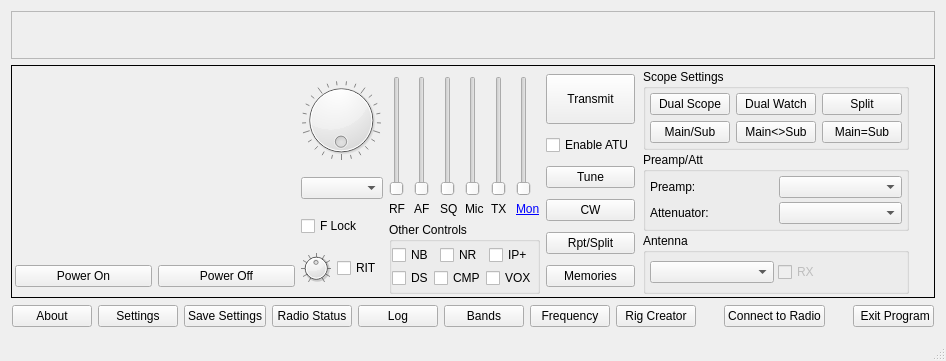
<?xml version="1.0" encoding="UTF-8"?>
<ui version="4.0">
 <class>wfmain</class>
 <widget class="QMainWindow" name="wfmain">
  <property name="geometry">
   <rect>
    <x>0</x>
    <y>0</y>
    <width>946</width>
    <height>361</height>
   </rect>
  </property>
  <property name="acceptDrops">
   <bool>true</bool>
  </property>
  <property name="windowTitle">
   <string>wfmain</string>
  </property>
  <widget class="QWidget" name="centralWidget">
   <layout class="QVBoxLayout" name="verticalLayout">
    <item>
     <widget class="QFrame" name="scopeVFOGroup">
      <property name="sizePolicy">
       <sizepolicy hsizetype="Preferred" vsizetype="Preferred">
        <horstretch>0</horstretch>
        <verstretch>0</verstretch>
       </sizepolicy>
      </property>
      <property name="frameShape">
       <enum>QFrame::Shape::StyledPanel</enum>
      </property>
      <property name="frameShadow">
       <enum>QFrame::Shadow::Raised</enum>
      </property>
      <layout class="QVBoxLayout" name="scopeVFOLayout">
       <property name="spacing">
        <number>0</number>
       </property>
       <property name="leftMargin">
        <number>0</number>
       </property>
       <property name="topMargin">
        <number>0</number>
       </property>
       <property name="rightMargin">
        <number>0</number>
       </property>
       <property name="bottomMargin">
        <number>0</number>
       </property>
       <item>
        <layout class="QVBoxLayout" name="vfoLayout">
         <property name="spacing">
          <number>0</number>
         </property>
         <property name="leftMargin">
          <number>0</number>
         </property>
         <property name="topMargin">
          <number>0</number>
         </property>
         <property name="rightMargin">
          <number>0</number>
         </property>
         <property name="bottomMargin">
          <number>0</number>
         </property>
        </layout>
       </item>
      </layout>
     </widget>
    </item>
    <item>
     <widget class="QFrame" name="mainGroup">
      <property name="sizePolicy">
       <sizepolicy hsizetype="Preferred" vsizetype="Fixed">
        <horstretch>0</horstretch>
        <verstretch>0</verstretch>
       </sizepolicy>
      </property>
      <property name="frameShape">
       <enum>QFrame::Shape::Box</enum>
      </property>
      <property name="frameShadow">
       <enum>QFrame::Shadow::Plain</enum>
      </property>
      <property name="lineWidth">
       <number>1</number>
      </property>
      <property name="midLineWidth">
       <number>0</number>
      </property>
      <layout class="QVBoxLayout" name="verticalLayout_2">
       <property name="spacing">
        <number>2</number>
       </property>
       <property name="leftMargin">
        <number>3</number>
       </property>
       <property name="topMargin">
        <number>3</number>
       </property>
       <property name="rightMargin">
        <number>3</number>
       </property>
       <property name="bottomMargin">
        <number>3</number>
       </property>
       <item>
        <layout class="QHBoxLayout" name="horizontalLayout_2">
         <item>
          <layout class="QVBoxLayout" name="metersVerticalLayout">
           <property name="leftMargin">
            <number>0</number>
           </property>
           <item>
            <layout class="QVBoxLayout" name="meterLayout">
             <property name="spacing">
              <number>0</number>
             </property>
             <property name="topMargin">
              <number>0</number>
             </property>
             <property name="bottomMargin">
              <number>0</number>
             </property>
             <item>
              <widget class="meter" name="meterSPoWidget" native="true">
               <property name="sizePolicy">
                <sizepolicy hsizetype="Preferred" vsizetype="Fixed">
                 <horstretch>0</horstretch>
                 <verstretch>0</verstretch>
                </sizepolicy>
               </property>
               <property name="minimumSize">
                <size>
                 <width>280</width>
                 <height>30</height>
                </size>
               </property>
               <property name="maximumSize">
                <size>
                 <width>16777215</width>
                 <height>60</height>
                </size>
               </property>
              </widget>
             </item>
             <item>
              <widget class="meter" name="meter2Widget" native="true">
               <property name="sizePolicy">
                <sizepolicy hsizetype="Preferred" vsizetype="Fixed">
                 <horstretch>0</horstretch>
                 <verstretch>0</verstretch>
                </sizepolicy>
               </property>
               <property name="minimumSize">
                <size>
                 <width>280</width>
                 <height>30</height>
                </size>
               </property>
               <property name="maximumSize">
                <size>
                 <width>16777215</width>
                 <height>60</height>
                </size>
               </property>
              </widget>
             </item>
             <item>
              <widget class="meter" name="meter3Widget" native="true">
               <property name="minimumSize">
                <size>
                 <width>0</width>
                 <height>30</height>
                </size>
               </property>
               <property name="maximumSize">
                <size>
                 <width>16777215</width>
                 <height>60</height>
                </size>
               </property>
              </widget>
             </item>
            </layout>
           </item>
           <item>
            <layout class="QHBoxLayout" name="horizontalLayout_27">
             <item>
              <widget class="QPushButton" name="rigPowerOnBtn">
               <property name="focusPolicy">
                <enum>Qt::FocusPolicy::NoFocus</enum>
               </property>
               <property name="toolTip">
                <string>&lt;html&gt;&lt;head/&gt;&lt;body&gt;&lt;p&gt;Turns the radio on&lt;/p&gt;&lt;/body&gt;&lt;/html&gt;</string>
               </property>
               <property name="text">
                <string>Power On</string>
               </property>
              </widget>
             </item>
             <item>
              <widget class="QPushButton" name="rigPowerOffBtn">
               <property name="focusPolicy">
                <enum>Qt::FocusPolicy::NoFocus</enum>
               </property>
               <property name="toolTip">
                <string>&lt;html&gt;&lt;head/&gt;&lt;body&gt;&lt;p&gt;Turns the radio off&lt;/p&gt;&lt;/body&gt;&lt;/html&gt;</string>
               </property>
               <property name="text">
                <string>Power Off</string>
               </property>
              </widget>
             </item>
            </layout>
           </item>
          </layout>
         </item>
         <item>
          <layout class="QVBoxLayout" name="tuningLayout">
           <property name="rightMargin">
            <number>0</number>
           </property>
           <item>
            <widget class="QDial" name="freqDial">
             <property name="sizePolicy">
              <sizepolicy hsizetype="Fixed" vsizetype="Fixed">
               <horstretch>0</horstretch>
               <verstretch>0</verstretch>
              </sizepolicy>
             </property>
             <property name="minimumSize">
              <size>
               <width>60</width>
               <height>60</height>
              </size>
             </property>
             <property name="maximumSize">
              <size>
               <width>80</width>
               <height>80</height>
              </size>
             </property>
             <property name="accessibleName">
              <string>Tuning Dial</string>
             </property>
             <property name="minimum">
              <number>3000</number>
             </property>
             <property name="maximum">
              <number>4000</number>
             </property>
             <property name="singleStep">
              <number>10</number>
             </property>
             <property name="pageStep">
              <number>100</number>
             </property>
             <property name="wrapping">
              <bool>true</bool>
             </property>
             <property name="notchesVisible">
              <bool>true</bool>
             </property>
            </widget>
           </item>
           <item>
            <widget class="QComboBox" name="tuningStepCombo">
             <property name="toolTip">
              <string>Tuning Step Selection possibly. Or not...</string>
             </property>
             <property name="accessibleName">
              <string>Tuning Step Selection</string>
             </property>
             <property name="sizeAdjustPolicy">
              <enum>QComboBox::SizeAdjustPolicy::AdjustToContents</enum>
             </property>
            </widget>
           </item>
           <item>
            <widget class="QCheckBox" name="tuneLockChk">
             <property name="accessibleName">
              <string>Frequency Lock</string>
             </property>
             <property name="text">
              <string>F Lock</string>
             </property>
            </widget>
           </item>
           <item>
            <layout class="QHBoxLayout" name="horizontalLayout_25">
             <item>
              <widget class="QDial" name="ritTuneDial">
               <property name="maximumSize">
                <size>
                 <width>30</width>
                 <height>30</height>
                </size>
               </property>
               <property name="accessibleName">
                <string>R I T Dial</string>
               </property>
               <property name="minimum">
                <number>-500</number>
               </property>
               <property name="maximum">
                <number>500</number>
               </property>
               <property name="singleStep">
                <number>10</number>
               </property>
               <property name="pageStep">
                <number>50</number>
               </property>
               <property name="invertedAppearance">
                <bool>false</bool>
               </property>
               <property name="notchTarget">
                <double>10.000000000000000</double>
               </property>
               <property name="notchesVisible">
                <bool>true</bool>
               </property>
              </widget>
             </item>
             <item>
              <widget class="QCheckBox" name="ritEnableChk">
               <property name="accessibleName">
                <string>R I T Enable</string>
               </property>
               <property name="text">
                <string>RIT</string>
               </property>
              </widget>
             </item>
            </layout>
           </item>
          </layout>
         </item>
         <item>
          <layout class="QVBoxLayout" name="controlsLayout">
           <item>
            <spacer name="verticalSpacer">
             <property name="orientation">
              <enum>Qt::Orientation::Vertical</enum>
             </property>
             <property name="sizeHint" stdset="0">
              <size>
               <width>20</width>
               <height>5</height>
              </size>
             </property>
            </spacer>
           </item>
           <item>
            <layout class="QHBoxLayout" name="levelsHorizontalLayout">
             <property name="spacing">
              <number>6</number>
             </property>
             <property name="sizeConstraint">
              <enum>QLayout::SizeConstraint::SetMinimumSize</enum>
             </property>
             <property name="topMargin">
              <number>0</number>
             </property>
             <item>
              <layout class="QVBoxLayout" name="rfVerticalLayout">
               <property name="spacing">
                <number>6</number>
               </property>
               <property name="sizeConstraint">
                <enum>QLayout::SizeConstraint::SetDefaultConstraint</enum>
               </property>
               <property name="rightMargin">
                <number>0</number>
               </property>
               <item>
                <widget class="QSlider" name="rfGainSlider">
                 <property name="sizePolicy">
                  <sizepolicy hsizetype="Fixed" vsizetype="Fixed">
                   <horstretch>0</horstretch>
                   <verstretch>0</verstretch>
                  </sizepolicy>
                 </property>
                 <property name="minimumSize">
                  <size>
                   <width>0</width>
                   <height>120</height>
                  </size>
                 </property>
                 <property name="maximumSize">
                  <size>
                   <width>16777215</width>
                   <height>16777215</height>
                  </size>
                 </property>
                 <property name="toolTip">
                  <string>RX RF Gain</string>
                 </property>
                 <property name="accessibleName">
                  <string>RF Gain</string>
                 </property>
                 <property name="accessibleDescription">
                  <string>Receiver RF Gain</string>
                 </property>
                 <property name="maximum">
                  <number>255</number>
                 </property>
                 <property name="orientation">
                  <enum>Qt::Orientation::Vertical</enum>
                 </property>
                </widget>
               </item>
               <item>
                <widget class="QLabel" name="rfGainLabel">
                 <property name="minimumSize">
                  <size>
                   <width>0</width>
                   <height>0</height>
                  </size>
                 </property>
                 <property name="maximumSize">
                  <size>
                   <width>16777215</width>
                   <height>15</height>
                  </size>
                 </property>
                 <property name="text">
                  <string>RF</string>
                 </property>
                </widget>
               </item>
              </layout>
             </item>
             <item>
              <layout class="QVBoxLayout" name="afVerticalLayout">
               <property name="rightMargin">
                <number>0</number>
               </property>
               <item>
                <widget class="QSlider" name="afGainSlider">
                 <property name="sizePolicy">
                  <sizepolicy hsizetype="Fixed" vsizetype="Fixed">
                   <horstretch>0</horstretch>
                   <verstretch>0</verstretch>
                  </sizepolicy>
                 </property>
                 <property name="minimumSize">
                  <size>
                   <width>0</width>
                   <height>120</height>
                  </size>
                 </property>
                 <property name="maximumSize">
                  <size>
                   <width>16777215</width>
                   <height>16777215</height>
                  </size>
                 </property>
                 <property name="toolTip">
                  <string>RX AF Gain</string>
                 </property>
                 <property name="accessibleName">
                  <string>AF Gain</string>
                 </property>
                 <property name="accessibleDescription">
                  <string>Receive Audio Level. Sets rig volume on USB rigs, and sets PC volume on LAN rigs.</string>
                 </property>
                 <property name="maximum">
                  <number>255</number>
                 </property>
                 <property name="orientation">
                  <enum>Qt::Orientation::Vertical</enum>
                 </property>
                </widget>
               </item>
               <item>
                <widget class="QLabel" name="afGainLabel">
                 <property name="maximumSize">
                  <size>
                   <width>16777215</width>
                   <height>15</height>
                  </size>
                 </property>
                 <property name="text">
                  <string>AF</string>
                 </property>
                </widget>
               </item>
              </layout>
             </item>
             <item>
              <layout class="QVBoxLayout" name="sqVerticalLayout">
               <property name="leftMargin">
                <number>0</number>
               </property>
               <item>
                <widget class="QSlider" name="sqlSlider">
                 <property name="sizePolicy">
                  <sizepolicy hsizetype="Fixed" vsizetype="Fixed">
                   <horstretch>0</horstretch>
                   <verstretch>0</verstretch>
                  </sizepolicy>
                 </property>
                 <property name="minimumSize">
                  <size>
                   <width>0</width>
                   <height>120</height>
                  </size>
                 </property>
                 <property name="maximumSize">
                  <size>
                   <width>16777215</width>
                   <height>16777215</height>
                  </size>
                 </property>
                 <property name="toolTip">
                  <string>&lt;html&gt;&lt;head/&gt;&lt;body&gt;&lt;p&gt;Squelch&lt;/p&gt;&lt;/body&gt;&lt;/html&gt;</string>
                 </property>
                 <property name="accessibleName">
                  <string>Squelch</string>
                 </property>
                 <property name="accessibleDescription">
                  <string>Squelch control. Top is fully-muted, bottom is wide open.</string>
                 </property>
                 <property name="maximum">
                  <number>255</number>
                 </property>
                 <property name="orientation">
                  <enum>Qt::Orientation::Vertical</enum>
                 </property>
                </widget>
               </item>
               <item>
                <widget class="QLabel" name="squelchLabel">
                 <property name="maximumSize">
                  <size>
                   <width>16777215</width>
                   <height>15</height>
                  </size>
                 </property>
                 <property name="text">
                  <string>SQ</string>
                 </property>
                </widget>
               </item>
              </layout>
             </item>
             <item>
              <layout class="QVBoxLayout" name="micVerticalLayout">
               <property name="leftMargin">
                <number>0</number>
               </property>
               <item>
                <widget class="QSlider" name="micGainSlider">
                 <property name="sizePolicy">
                  <sizepolicy hsizetype="Fixed" vsizetype="Fixed">
                   <horstretch>0</horstretch>
                   <verstretch>0</verstretch>
                  </sizepolicy>
                 </property>
                 <property name="minimumSize">
                  <size>
                   <width>0</width>
                   <height>120</height>
                  </size>
                 </property>
                 <property name="maximumSize">
                  <size>
                   <width>16777215</width>
                   <height>16777215</height>
                  </size>
                 </property>
                 <property name="toolTip">
                  <string>Mic Gain</string>
                 </property>
                 <property name="accessibleName">
                  <string>Transmit Audio Gain</string>
                 </property>
                 <property name="accessibleDescription">
                  <string>Sets the gain for the transmit audio source, for example mic gain or accessory port gain</string>
                 </property>
                 <property name="maximum">
                  <number>255</number>
                 </property>
                 <property name="orientation">
                  <enum>Qt::Orientation::Vertical</enum>
                 </property>
                </widget>
               </item>
               <item>
                <widget class="QLabel" name="modSliderLbl">
                 <property name="maximumSize">
                  <size>
                   <width>16777215</width>
                   <height>15</height>
                  </size>
                 </property>
                 <property name="text">
                  <string>Mic</string>
                 </property>
                </widget>
               </item>
              </layout>
             </item>
             <item>
              <layout class="QVBoxLayout" name="txVerticalLayout">
               <property name="rightMargin">
                <number>0</number>
               </property>
               <item>
                <widget class="QSlider" name="txPowerSlider">
                 <property name="sizePolicy">
                  <sizepolicy hsizetype="Fixed" vsizetype="Fixed">
                   <horstretch>0</horstretch>
                   <verstretch>0</verstretch>
                  </sizepolicy>
                 </property>
                 <property name="minimumSize">
                  <size>
                   <width>0</width>
                   <height>120</height>
                  </size>
                 </property>
                 <property name="maximumSize">
                  <size>
                   <width>16777215</width>
                   <height>16777215</height>
                  </size>
                 </property>
                 <property name="toolTip">
                  <string>Transmit Power</string>
                 </property>
                 <property name="accessibleName">
                  <string>Transmit Power</string>
                 </property>
                 <property name="accessibleDescription">
                  <string>Transmit power level</string>
                 </property>
                 <property name="maximum">
                  <number>255</number>
                 </property>
                 <property name="orientation">
                  <enum>Qt::Orientation::Vertical</enum>
                 </property>
                </widget>
               </item>
               <item>
                <widget class="QLabel" name="txPowerLabel">
                 <property name="maximumSize">
                  <size>
                   <width>16777215</width>
                   <height>15</height>
                  </size>
                 </property>
                 <property name="text">
                  <string>TX</string>
                 </property>
                </widget>
               </item>
              </layout>
             </item>
             <item>
              <layout class="QVBoxLayout" name="monVerticalLayout">
               <item>
                <widget class="QSlider" name="monitorSlider">
                 <property name="sizePolicy">
                  <sizepolicy hsizetype="Fixed" vsizetype="Fixed">
                   <horstretch>0</horstretch>
                   <verstretch>0</verstretch>
                  </sizepolicy>
                 </property>
                 <property name="minimumSize">
                  <size>
                   <width>0</width>
                   <height>120</height>
                  </size>
                 </property>
                 <property name="maximumSize">
                  <size>
                   <width>16777215</width>
                   <height>16777215</height>
                  </size>
                 </property>
                 <property name="toolTip">
                  <string>Set the rado monitor level</string>
                 </property>
                 <property name="maximum">
                  <number>255</number>
                 </property>
                 <property name="orientation">
                  <enum>Qt::Orientation::Vertical</enum>
                 </property>
                </widget>
               </item>
               <item>
                <widget class="QLabel" name="monitorLabel">
                 <property name="maximumSize">
                  <size>
                   <width>16777215</width>
                   <height>15</height>
                  </size>
                 </property>
                 <property name="mouseTracking">
                  <bool>true</bool>
                 </property>
                 <property name="text">
                  <string>&lt;a href='#'&gt;Mon&lt;/a&gt;</string>
                 </property>
                 <property name="textFormat">
                  <enum>Qt::TextFormat::AutoText</enum>
                 </property>
                 <property name="openExternalLinks">
                  <bool>false</bool>
                 </property>
                 <property name="textInteractionFlags">
                  <set>Qt::TextInteractionFlag::LinksAccessibleByMouse</set>
                 </property>
                </widget>
               </item>
              </layout>
             </item>
            </layout>
           </item>
           <item>
            <widget class="QGroupBox" name="OtherControlsGrp">
             <property name="title">
              <string>Other Controls</string>
             </property>
             <layout class="QVBoxLayout" name="verticalLayout_3">
              <property name="spacing">
               <number>3</number>
              </property>
              <property name="leftMargin">
               <number>0</number>
              </property>
              <property name="topMargin">
               <number>3</number>
              </property>
              <property name="rightMargin">
               <number>0</number>
              </property>
              <property name="bottomMargin">
               <number>3</number>
              </property>
              <item>
               <layout class="QHBoxLayout" name="horizontalLayout_6">
                <property name="spacing">
                 <number>0</number>
                </property>
                <item>
                 <widget class="QCheckBox" name="nbEnableChk">
                  <property name="toolTip">
                   <string>Noise Blanker</string>
                  </property>
                  <property name="text">
                   <string>NB</string>
                  </property>
                 </widget>
                </item>
                <item>
                 <widget class="QCheckBox" name="nrEnableChk">
                  <property name="toolTip">
                   <string>Noise Reduction</string>
                  </property>
                  <property name="text">
                   <string>NR</string>
                  </property>
                 </widget>
                </item>
                <item>
                 <widget class="QCheckBox" name="ipPlusEnableChk">
                  <property name="toolTip">
                   <string>IP+ Funcion</string>
                  </property>
                  <property name="text">
                   <string>IP+</string>
                  </property>
                 </widget>
                </item>
               </layout>
              </item>
              <item>
               <layout class="QHBoxLayout" name="horizontalLayout">
                <property name="spacing">
                 <number>0</number>
                </property>
                <item>
                 <widget class="QCheckBox" name="digiselEnableChk">
                  <property name="toolTip">
                   <string>Digi-Sel</string>
                  </property>
                  <property name="text">
                   <string>DS</string>
                  </property>
                 </widget>
                </item>
                <item>
                 <widget class="QCheckBox" name="compEnableChk">
                  <property name="toolTip">
                   <string>Compressor</string>
                  </property>
                  <property name="text">
                   <string>CMP</string>
                  </property>
                 </widget>
                </item>
                <item>
                 <widget class="QCheckBox" name="voxEnableChk">
                  <property name="toolTip">
                   <string>Vox Enable</string>
                  </property>
                  <property name="text">
                   <string>VOX</string>
                  </property>
                 </widget>
                </item>
               </layout>
              </item>
             </layout>
            </widget>
           </item>
          </layout>
         </item>
         <item>
          <layout class="QVBoxLayout" name="buttonsVerticalLayout">
           <property name="leftMargin">
            <number>0</number>
           </property>
           <property name="topMargin">
            <number>0</number>
           </property>
           <item>
            <widget class="QPushButton" name="transmitBtn">
             <property name="minimumSize">
              <size>
               <width>0</width>
               <height>50</height>
              </size>
             </property>
             <property name="focusPolicy">
              <enum>Qt::FocusPolicy::NoFocus</enum>
             </property>
             <property name="toolTip">
              <string>Transmit and Receive button</string>
             </property>
             <property name="text">
              <string>Transmit</string>
             </property>
            </widget>
           </item>
           <item>
            <widget class="QCheckBox" name="tuneEnableChk">
             <property name="toolTip">
              <string>Enable the Automatic Antenna Tuner</string>
             </property>
             <property name="accessibleName">
              <string>Enable ATU</string>
             </property>
             <property name="accessibleDescription">
              <string>Enable or disable the automatic antenna tuner</string>
             </property>
             <property name="text">
              <string>Enable ATU</string>
             </property>
            </widget>
           </item>
           <item>
            <widget class="QPushButton" name="tuneNowBtn">
             <property name="focusPolicy">
              <enum>Qt::FocusPolicy::NoFocus</enum>
             </property>
             <property name="toolTip">
              <string>Start the automatic antenna tuner cycle</string>
             </property>
             <property name="text">
              <string>Tune</string>
             </property>
            </widget>
           </item>
           <item>
            <widget class="QPushButton" name="cwButton">
             <property name="focusPolicy">
              <enum>Qt::FocusPolicy::NoFocus</enum>
             </property>
             <property name="toolTip">
              <string>Press to bring up the CW Sender</string>
             </property>
             <property name="text">
              <string>CW</string>
             </property>
            </widget>
           </item>
           <item>
            <widget class="QPushButton" name="rptSetupBtn">
             <property name="focusPolicy">
              <enum>Qt::FocusPolicy::NoFocus</enum>
             </property>
             <property name="toolTip">
              <string>Show the repeater tone and offset window</string>
             </property>
             <property name="text">
              <string>Rpt/Split</string>
             </property>
            </widget>
           </item>
           <item>
            <widget class="QPushButton" name="memoriesBtn">
             <property name="focusPolicy">
              <enum>Qt::FocusPolicy::NoFocus</enum>
             </property>
             <property name="text">
              <string>Memories</string>
             </property>
            </widget>
           </item>
          </layout>
         </item>
         <item>
          <layout class="QVBoxLayout" name="rightControlsLayout">
           <property name="spacing">
            <number>2</number>
           </property>
           <property name="leftMargin">
            <number>2</number>
           </property>
           <property name="topMargin">
            <number>0</number>
           </property>
           <property name="rightMargin">
            <number>2</number>
           </property>
           <property name="bottomMargin">
            <number>0</number>
           </property>
           <item>
            <widget class="QGroupBox" name="scopeSettingsGroup">
             <property name="title">
              <string>Scope Settings</string>
             </property>
             <layout class="QHBoxLayout" name="horizontalLayout_4">
              <property name="spacing">
               <number>3</number>
              </property>
              <property name="leftMargin">
               <number>4</number>
              </property>
              <property name="topMargin">
               <number>4</number>
              </property>
              <property name="rightMargin">
               <number>4</number>
              </property>
              <property name="bottomMargin">
               <number>4</number>
              </property>
              <item>
               <layout class="QHBoxLayout" name="horizontalLayout_3">
                <property name="spacing">
                 <number>3</number>
                </property>
                <item>
                 <layout class="QGridLayout" name="gridLayout">
                  <item row="2" column="1">
                   <widget class="QPushButton" name="dualWatchBtn">
                    <property name="focusPolicy">
                     <enum>Qt::FocusPolicy::NoFocus</enum>
                    </property>
                    <property name="text">
                     <string>Dual Watch</string>
                    </property>
                    <property name="checkable">
                     <bool>true</bool>
                    </property>
                   </widget>
                  </item>
                  <item row="2" column="0">
                   <widget class="QPushButton" name="scopeDualBtn">
                    <property name="sizePolicy">
                     <sizepolicy hsizetype="Minimum" vsizetype="Fixed">
                      <horstretch>0</horstretch>
                      <verstretch>0</verstretch>
                     </sizepolicy>
                    </property>
                    <property name="maximumSize">
                     <size>
                      <width>16777215</width>
                      <height>16777215</height>
                     </size>
                    </property>
                    <property name="focusPolicy">
                     <enum>Qt::FocusPolicy::NoFocus</enum>
                    </property>
                    <property name="text">
                     <string>Dual Scope</string>
                    </property>
                    <property name="checkable">
                     <bool>true</bool>
                    </property>
                   </widget>
                  </item>
                  <item row="6" column="0">
                   <widget class="QPushButton" name="scopeMainSubBtn">
                    <property name="maximumSize">
                     <size>
                      <width>16777215</width>
                      <height>16777215</height>
                     </size>
                    </property>
                    <property name="focusPolicy">
                     <enum>Qt::FocusPolicy::NoFocus</enum>
                    </property>
                    <property name="text">
                     <string>Main/Sub</string>
                    </property>
                    <property name="checkable">
                     <bool>false</bool>
                    </property>
                   </widget>
                  </item>
                  <item row="2" column="2">
                   <widget class="QPushButton" name="splitBtn">
                    <property name="focusPolicy">
                     <enum>Qt::FocusPolicy::NoFocus</enum>
                    </property>
                    <property name="text">
                     <string>Split</string>
                    </property>
                    <property name="checkable">
                     <bool>true</bool>
                    </property>
                   </widget>
                  </item>
                  <item row="6" column="1">
                   <widget class="QPushButton" name="swapMainSubBtn">
                    <property name="focusPolicy">
                     <enum>Qt::FocusPolicy::NoFocus</enum>
                    </property>
                    <property name="text">
                     <string>Main&lt;&gt;Sub</string>
                    </property>
                   </widget>
                  </item>
                  <item row="6" column="2">
                   <widget class="QPushButton" name="mainEqualsSubBtn">
                    <property name="focusPolicy">
                     <enum>Qt::FocusPolicy::NoFocus</enum>
                    </property>
                    <property name="text">
                     <string>Main=Sub</string>
                    </property>
                   </widget>
                  </item>
                 </layout>
                </item>
               </layout>
              </item>
             </layout>
            </widget>
           </item>
           <item>
            <widget class="QGroupBox" name="preampAttGroup">
             <property name="title">
              <string>Preamp/Att</string>
             </property>
             <layout class="QVBoxLayout" name="preAttLayout">
              <property name="spacing">
               <number>4</number>
              </property>
              <property name="leftMargin">
               <number>4</number>
              </property>
              <property name="topMargin">
               <number>4</number>
              </property>
              <property name="rightMargin">
               <number>4</number>
              </property>
              <property name="bottomMargin">
               <number>4</number>
              </property>
              <item>
               <layout class="QHBoxLayout" name="horizontalLayout_23">
                <item>
                 <widget class="QLabel" name="preAmpLabel">
                  <property name="text">
                   <string>Preamp:</string>
                  </property>
                 </widget>
                </item>
                <item>
                 <widget class="QComboBox" name="preampSelCombo">
                  <property name="accessibleName">
                   <string>Preamp selector</string>
                  </property>
                  <property name="sizeAdjustPolicy">
                   <enum>QComboBox::SizeAdjustPolicy::AdjustToContents</enum>
                  </property>
                 </widget>
                </item>
               </layout>
              </item>
              <item>
               <layout class="QHBoxLayout" name="horizontalLayout_19">
                <property name="topMargin">
                 <number>0</number>
                </property>
                <property name="bottomMargin">
                 <number>0</number>
                </property>
                <item>
                 <widget class="QLabel" name="attenuatorLabel">
                  <property name="text">
                   <string>Attenuator:</string>
                  </property>
                 </widget>
                </item>
                <item>
                 <widget class="QComboBox" name="attSelCombo">
                  <property name="accessibleName">
                   <string>Attenuator selector</string>
                  </property>
                  <property name="sizeAdjustPolicy">
                   <enum>QComboBox::SizeAdjustPolicy::AdjustToContents</enum>
                  </property>
                 </widget>
                </item>
               </layout>
              </item>
             </layout>
            </widget>
           </item>
           <item>
            <widget class="QGroupBox" name="antennaGroup">
             <property name="title">
              <string>Antenna</string>
             </property>
             <layout class="QHBoxLayout" name="horizontalLayout_5">
              <property name="spacing">
               <number>4</number>
              </property>
              <property name="leftMargin">
               <number>4</number>
              </property>
              <property name="topMargin">
               <number>8</number>
              </property>
              <property name="rightMargin">
               <number>4</number>
              </property>
              <property name="bottomMargin">
               <number>8</number>
              </property>
              <item>
               <widget class="QComboBox" name="antennaSelCombo">
                <property name="accessibleName">
                 <string>Antenna port selector</string>
                </property>
                <property name="sizeAdjustPolicy">
                 <enum>QComboBox::SizeAdjustPolicy::AdjustToContents</enum>
                </property>
               </widget>
              </item>
              <item>
               <widget class="QCheckBox" name="rxAntennaCheck">
                <property name="enabled">
                 <bool>false</bool>
                </property>
                <property name="text">
                 <string>RX</string>
                </property>
               </widget>
              </item>
             </layout>
            </widget>
           </item>
          </layout>
         </item>
         <item>
          <spacer name="horizontalSpacer_3">
           <property name="orientation">
            <enum>Qt::Orientation::Horizontal</enum>
           </property>
           <property name="sizeHint" stdset="0">
            <size>
             <width>40</width>
             <height>20</height>
            </size>
           </property>
          </spacer>
         </item>
        </layout>
       </item>
      </layout>
     </widget>
    </item>
    <item>
     <widget class="QFrame" name="lowerButtonsFrame">
      <property name="sizePolicy">
       <sizepolicy hsizetype="Expanding" vsizetype="Fixed">
        <horstretch>0</horstretch>
        <verstretch>0</verstretch>
       </sizepolicy>
      </property>
      <layout class="QHBoxLayout" name="horizontalLayout_16">
       <property name="sizeConstraint">
        <enum>QLayout::SizeConstraint::SetDefaultConstraint</enum>
       </property>
       <property name="leftMargin">
        <number>1</number>
       </property>
       <property name="topMargin">
        <number>1</number>
       </property>
       <property name="rightMargin">
        <number>1</number>
       </property>
       <property name="bottomMargin">
        <number>1</number>
       </property>
       <item>
        <widget class="QPushButton" name="aboutBtn">
         <property name="focusPolicy">
          <enum>Qt::FocusPolicy::NoFocus</enum>
         </property>
         <property name="text">
          <string>About</string>
         </property>
        </widget>
       </item>
       <item>
        <widget class="QPushButton" name="showSettingsBtn">
         <property name="focusPolicy">
          <enum>Qt::FocusPolicy::NoFocus</enum>
         </property>
         <property name="text">
          <string>Settings</string>
         </property>
        </widget>
       </item>
       <item>
        <widget class="QPushButton" name="saveSettingsBtn">
         <property name="focusPolicy">
          <enum>Qt::FocusPolicy::NoFocus</enum>
         </property>
         <property name="text">
          <string>Save Settings</string>
         </property>
        </widget>
       </item>
       <item>
        <widget class="QPushButton" name="radioStatusBtn">
         <property name="focusPolicy">
          <enum>Qt::FocusPolicy::NoFocus</enum>
         </property>
         <property name="text">
          <string>Radio Status</string>
         </property>
        </widget>
       </item>
       <item>
        <widget class="QPushButton" name="showLogBtn">
         <property name="focusPolicy">
          <enum>Qt::FocusPolicy::NoFocus</enum>
         </property>
         <property name="text">
          <string>Log</string>
         </property>
        </widget>
       </item>
       <item>
        <widget class="QPushButton" name="showBandsBtn">
         <property name="focusPolicy">
          <enum>Qt::FocusPolicy::NoFocus</enum>
         </property>
         <property name="text">
          <string>Bands</string>
         </property>
        </widget>
       </item>
       <item>
        <widget class="QPushButton" name="showFreqBtn">
         <property name="focusPolicy">
          <enum>Qt::FocusPolicy::NoFocus</enum>
         </property>
         <property name="text">
          <string>Frequency</string>
         </property>
        </widget>
       </item>
       <item>
        <widget class="QPushButton" name="rigCreatorBtn">
         <property name="focusPolicy">
          <enum>Qt::FocusPolicy::NoFocus</enum>
         </property>
         <property name="text">
          <string>Rig Creator</string>
         </property>
        </widget>
       </item>
       <item>
        <spacer name="horizontalSpacer_32">
         <property name="orientation">
          <enum>Qt::Orientation::Horizontal</enum>
         </property>
         <property name="sizeHint" stdset="0">
          <size>
           <width>40</width>
           <height>20</height>
          </size>
         </property>
        </spacer>
       </item>
       <item>
        <widget class="QPushButton" name="connectBtn">
         <property name="focusPolicy">
          <enum>Qt::FocusPolicy::NoFocus</enum>
         </property>
         <property name="text">
          <string>Connect to Radio</string>
         </property>
        </widget>
       </item>
       <item>
        <spacer name="horizontalSpacer_9">
         <property name="orientation">
          <enum>Qt::Orientation::Horizontal</enum>
         </property>
         <property name="sizeHint" stdset="0">
          <size>
           <width>40</width>
           <height>20</height>
          </size>
         </property>
        </spacer>
       </item>
       <item>
        <widget class="QPushButton" name="exitBtn">
         <property name="font">
          <font>
           <bold>false</bold>
          </font>
         </property>
         <property name="focusPolicy">
          <enum>Qt::FocusPolicy::NoFocus</enum>
         </property>
         <property name="text">
          <string> Exit Program</string>
         </property>
        </widget>
       </item>
      </layout>
     </widget>
    </item>
   </layout>
  </widget>
  <widget class="QStatusBar" name="statusBar"/>
 </widget>
 <layoutdefault spacing="6" margin="11"/>
 <customwidgets>
  <customwidget>
   <class>meter</class>
   <extends>QWidget</extends>
   <header>meter.h</header>
   <container>1</container>
  </customwidget>
 </customwidgets>
 <resources/>
 <connections/>
</ui>
